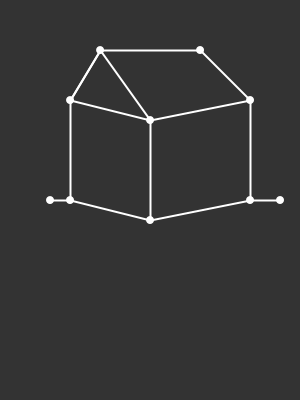
Frame 1 (no input)
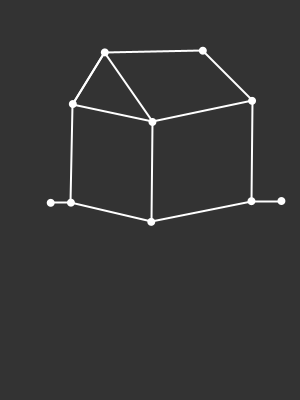
Frame 60 (the mouse pressed at the canvas centre just before this capture)
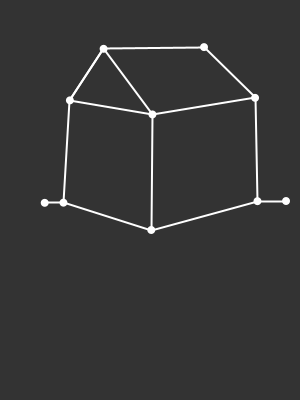
Frame 120 (the mouse held since frame 60 and released just before this capture)

The Processing sketch that drew these frames (run headless with seeded random() and noise(); from frame 60 on, the mouse is pressed at the canvas centre):

// Processing sketch: test
// ── test.pde
int sw = 1366;
int sh = 300;
int circlesize = 8;
float motionrange = 10;
float mouserange = 1000;
Node[] nodes;


void setup() {
  size(300, 400);
  //frameRate(FPS);
  background(51);
  smooth();
  //define nodes
  nodes = new Node[10];
  nodes[0] = new Node(50, 200); 
  nodes[1] = new Node(70, 200); 
  nodes[2] = new Node(70, 100); 
  nodes[3] = new Node(100, 50); 
  nodes[4] = new Node(200, 50); 
  nodes[5] = new Node(150, 120); 
  nodes[6] = new Node(150, 220); 
  nodes[7] = new Node(250, 100); 
  nodes[8] = new Node(250, 200); 
  nodes[9] = new Node(280,200); 
}

void draw() {
  background(51);
   fill(255);
   noStroke();
   for(Node node : nodes){
     node.update();
     node.draw();
   }
   stroke(255);
   strokeWeight(2);
   line(nodes[0].x,nodes[0].y,nodes[1].x,nodes[1].y);
   line(nodes[1].x,nodes[1].y,nodes[2].x,nodes[2].y);
   line(nodes[1].x,nodes[1].y,nodes[6].x,nodes[6].y);
   line(nodes[2].x,nodes[2].y,nodes[5].x,nodes[5].y);
   line(nodes[2].x,nodes[2].y,nodes[3].x,nodes[3].y);
   line(nodes[3].x,nodes[3].y,nodes[5].x,nodes[5].y);
   line(nodes[3].x,nodes[3].y,nodes[2].x,nodes[2].y);
   line(nodes[4].x,nodes[4].y,nodes[3].x,nodes[3].y);
   line(nodes[4].x,nodes[4].y,nodes[7].x,nodes[7].y);
   line(nodes[5].x,nodes[5].y,nodes[6].x,nodes[6].y);
   line(nodes[5].x,nodes[5].y,nodes[7].x,nodes[7].y);
   line(nodes[6].x,nodes[6].y,nodes[8].x,nodes[8].y);
   line(nodes[7].x,nodes[7].y,nodes[8].x,nodes[8].y);
   line(nodes[8].x,nodes[8].y,nodes[9].x,nodes[9].y);
}

class Node {
  float x, y, xfix, yfix,xtemp,ytemp;
  float a=0;
  float b=0;
  PVector v;
  // Contructor
  Node(int xx, int yy) {
    x=xx;
    y=yy;
    xfix=xx;
    yfix=yy;
    xtemp=xx;
    ytemp=yy;
  }
  void draw() {
    ellipse(x, y, circlesize, circlesize);
  }
  
  void update() {
    if(xfix-mouserange<mouseX) {
      if(mouseX<xfix+mouserange) {
        if(mouseY<yfix+mouserange){
          if(mouseY>yfix-mouserange){
             v=new PVector(xfix-mouseX,yfix-mouseY);
             float dist = v.mag();
             //float move = dist/(1.414*mouserange*5);
             float move = 10/dist;
             move=constrain(move,0.01,100);
             v.normalize();
             x+=move*v.x;
             y+=move*v.y;
             x=constrain(x,xfix-motionrange,xfix+motionrange);
             y=constrain(y,yfix-motionrange,yfix+motionrange);
          }
        }
      }
    } 
  }
}
